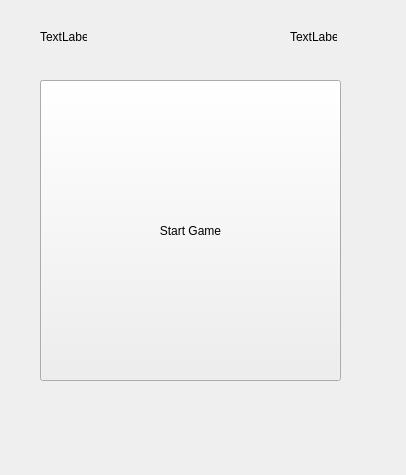
<?xml version="1.0" encoding="UTF-8"?>
<ui version="4.0">
 <class>MainWindow</class>
 <widget class="QMainWindow" name="MainWindow">
  <property name="geometry">
   <rect>
    <x>0</x>
    <y>0</y>
    <width>406</width>
    <height>475</height>
   </rect>
  </property>
  <property name="windowTitle">
   <string>MainWindow</string>
  </property>
  <widget class="QWidget" name="centralwidget">
   <widget class="QPushButton" name="button0">
    <property name="geometry">
     <rect>
      <x>40</x>
      <y>80</y>
      <width>100</width>
      <height>100</height>
     </rect>
    </property>
    <property name="text">
     <string>PushButton</string>
    </property>
   </widget>
   <widget class="QPushButton" name="button4">
    <property name="geometry">
     <rect>
      <x>140</x>
      <y>180</y>
      <width>100</width>
      <height>100</height>
     </rect>
    </property>
    <property name="text">
     <string>PushButton</string>
    </property>
   </widget>
   <widget class="QPushButton" name="button1">
    <property name="geometry">
     <rect>
      <x>140</x>
      <y>80</y>
      <width>100</width>
      <height>100</height>
     </rect>
    </property>
    <property name="text">
     <string>PushButton</string>
    </property>
   </widget>
   <widget class="QPushButton" name="button3">
    <property name="geometry">
     <rect>
      <x>40</x>
      <y>180</y>
      <width>100</width>
      <height>100</height>
     </rect>
    </property>
    <property name="text">
     <string>PushButton</string>
    </property>
   </widget>
   <widget class="QPushButton" name="button5">
    <property name="geometry">
     <rect>
      <x>240</x>
      <y>180</y>
      <width>100</width>
      <height>100</height>
     </rect>
    </property>
    <property name="text">
     <string>PushButton</string>
    </property>
   </widget>
   <widget class="QPushButton" name="button2">
    <property name="geometry">
     <rect>
      <x>240</x>
      <y>80</y>
      <width>100</width>
      <height>100</height>
     </rect>
    </property>
    <property name="text">
     <string>PushButton</string>
    </property>
   </widget>
   <widget class="QPushButton" name="button7">
    <property name="geometry">
     <rect>
      <x>140</x>
      <y>280</y>
      <width>100</width>
      <height>100</height>
     </rect>
    </property>
    <property name="text">
     <string>PushButton</string>
    </property>
   </widget>
   <widget class="QPushButton" name="button6">
    <property name="geometry">
     <rect>
      <x>40</x>
      <y>280</y>
      <width>100</width>
      <height>100</height>
     </rect>
    </property>
    <property name="text">
     <string>PushButton</string>
    </property>
   </widget>
   <widget class="QPushButton" name="button8">
    <property name="geometry">
     <rect>
      <x>240</x>
      <y>280</y>
      <width>100</width>
      <height>100</height>
     </rect>
    </property>
    <property name="text">
     <string>PushButton</string>
    </property>
   </widget>
   <widget class="QLabel" name="label">
    <property name="geometry">
     <rect>
      <x>40</x>
      <y>30</y>
      <width>47</width>
      <height>13</height>
     </rect>
    </property>
    <property name="text">
     <string>TextLabel</string>
    </property>
   </widget>
   <widget class="QLabel" name="label_2">
    <property name="geometry">
     <rect>
      <x>290</x>
      <y>30</y>
      <width>47</width>
      <height>13</height>
     </rect>
    </property>
    <property name="text">
     <string>TextLabel</string>
    </property>
   </widget>
   <widget class="QPushButton" name="startButton">
    <property name="enabled">
     <bool>true</bool>
    </property>
    <property name="geometry">
     <rect>
      <x>40</x>
      <y>80</y>
      <width>301</width>
      <height>301</height>
     </rect>
    </property>
    <property name="styleSheet">
     <string notr="true"/>
    </property>
    <property name="text">
     <string>Start Game</string>
    </property>
   </widget>
  </widget>
 </widget>
 <resources/>
 <connections/>
</ui>
